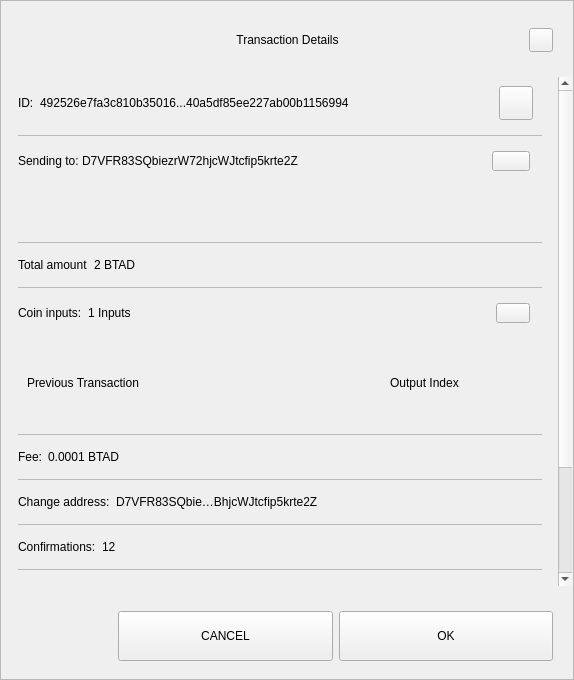
<?xml version="1.0" encoding="UTF-8"?>
<ui version="4.0">
 <class>TxDetailDialog</class>
 <widget class="QWidget" name="TxDetailDialog">
  <property name="geometry">
   <rect>
    <x>0</x>
    <y>0</y>
    <width>574</width>
    <height>680</height>
   </rect>
  </property>
  <property name="sizePolicy">
   <sizepolicy hsizetype="Preferred" vsizetype="Expanding">
    <horstretch>0</horstretch>
    <verstretch>0</verstretch>
   </sizepolicy>
  </property>
  <property name="minimumSize">
   <size>
    <width>574</width>
    <height>500</height>
   </size>
  </property>
  <property name="windowTitle">
   <string>Form</string>
  </property>
  <property name="styleSheet">
   <string notr="true"/>
  </property>
  <layout class="QVBoxLayout" name="verticalLayout_3">
   <property name="spacing">
    <number>0</number>
   </property>
   <property name="leftMargin">
    <number>0</number>
   </property>
   <property name="topMargin">
    <number>0</number>
   </property>
   <property name="rightMargin">
    <number>0</number>
   </property>
   <property name="bottomMargin">
    <number>0</number>
   </property>
   <item>
    <widget class="QFrame" name="frame">
     <property name="sizePolicy">
      <sizepolicy hsizetype="Preferred" vsizetype="Expanding">
       <horstretch>0</horstretch>
       <verstretch>0</verstretch>
      </sizepolicy>
     </property>
     <property name="styleSheet">
      <string notr="true"/>
     </property>
     <property name="frameShape">
      <enum>QFrame::StyledPanel</enum>
     </property>
     <property name="frameShadow">
      <enum>QFrame::Raised</enum>
     </property>
     <layout class="QVBoxLayout" name="verticalLayout">
      <property name="leftMargin">
       <number>0</number>
      </property>
      <property name="rightMargin">
       <number>0</number>
      </property>
      <item>
       <layout class="QHBoxLayout" name="horizontalLayout_3">
        <property name="spacing">
         <number>0</number>
        </property>
        <property name="leftMargin">
         <number>20</number>
        </property>
        <property name="topMargin">
         <number>10</number>
        </property>
        <property name="rightMargin">
         <number>20</number>
        </property>
        <item>
         <spacer name="horizontalSpacer_1">
          <property name="orientation">
           <enum>Qt::Horizontal</enum>
          </property>
          <property name="sizeHint" stdset="0">
           <size>
            <width>40</width>
            <height>20</height>
           </size>
          </property>
         </spacer>
        </item>
        <item>
         <widget class="QLabel" name="labelTitle">
          <property name="minimumSize">
           <size>
            <width>0</width>
            <height>40</height>
           </size>
          </property>
          <property name="maximumSize">
           <size>
            <width>16777215</width>
            <height>40</height>
           </size>
          </property>
          <property name="styleSheet">
           <string notr="true">padding-left:24px;</string>
          </property>
          <property name="text">
           <string>Transaction Details</string>
          </property>
          <property name="alignment">
           <set>Qt::AlignCenter</set>
          </property>
          <property name="margin">
           <number>7</number>
          </property>
         </widget>
        </item>
        <item>
         <spacer name="horizontalSpacer_2">
          <property name="orientation">
           <enum>Qt::Horizontal</enum>
          </property>
          <property name="sizeHint" stdset="0">
           <size>
            <width>40</width>
            <height>20</height>
           </size>
          </property>
         </spacer>
        </item>
        <item>
         <widget class="QPushButton" name="btnEsc">
          <property name="minimumSize">
           <size>
            <width>24</width>
            <height>24</height>
           </size>
          </property>
          <property name="maximumSize">
           <size>
            <width>24</width>
            <height>24</height>
           </size>
          </property>
          <property name="focusPolicy">
           <enum>Qt::NoFocus</enum>
          </property>
          <property name="text">
           <string/>
          </property>
         </widget>
        </item>
       </layout>
      </item>
      <item>
       <spacer name="verticalSpacer">
        <property name="orientation">
         <enum>Qt::Vertical</enum>
        </property>
        <property name="sizeType">
         <enum>QSizePolicy::Fixed</enum>
        </property>
        <property name="sizeHint" stdset="0">
         <size>
          <width>20</width>
          <height>10</height>
         </size>
        </property>
       </spacer>
      </item>
      <item>
       <widget class="QWidget" name="layoutScroll" native="true">
        <property name="minimumSize">
         <size>
          <width>0</width>
          <height>0</height>
         </size>
        </property>
        <layout class="QVBoxLayout" name="verticalLayout_4">
         <property name="leftMargin">
          <number>0</number>
         </property>
         <property name="topMargin">
          <number>0</number>
         </property>
         <property name="rightMargin">
          <number>0</number>
         </property>
         <item>
          <widget class="QScrollArea" name="scrollArea">
           <property name="styleSheet">
            <string notr="true">#scrollArea {
background:transparent;
}</string>
           </property>
           <property name="horizontalScrollBarPolicy">
            <enum>Qt::ScrollBarAlwaysOff</enum>
           </property>
           <property name="sizeAdjustPolicy">
            <enum>QAbstractScrollArea::AdjustIgnored</enum>
           </property>
           <property name="widgetResizable">
            <bool>true</bool>
           </property>
           <property name="alignment">
            <set>Qt::AlignLeading|Qt::AlignLeft|Qt::AlignTop</set>
           </property>
           <widget class="QWidget" name="scrollAreaWidgetContents">
            <property name="geometry">
             <rect>
              <x>0</x>
              <y>0</y>
              <width>556</width>
              <height>672</height>
             </rect>
            </property>
            <property name="autoFillBackground">
             <bool>false</bool>
            </property>
            <property name="styleSheet">
             <string notr="true">#scrollAreaWidgetContents {
background:transparent;
}</string>
            </property>
            <layout class="QVBoxLayout" name="verticalLayout_7">
             <property name="spacing">
              <number>0</number>
             </property>
             <property name="sizeConstraint">
              <enum>QLayout::SetDefaultConstraint</enum>
             </property>
             <property name="leftMargin">
              <number>0</number>
             </property>
             <property name="topMargin">
              <number>0</number>
             </property>
             <property name="rightMargin">
              <number>0</number>
             </property>
             <property name="bottomMargin">
              <number>0</number>
             </property>
             <item>
              <widget class="QWidget" name="content" native="true">
               <layout class="QVBoxLayout" name="verticalLayout_2">
                <property name="leftMargin">
                 <number>16</number>
                </property>
                <property name="topMargin">
                 <number>0</number>
                </property>
                <property name="rightMargin">
                 <number>16</number>
                </property>
                <item>
                 <widget class="QWidget" name="contentID" native="true">
                  <layout class="QHBoxLayout" name="horizontalLayout_12" stretch="0,1,0">
                   <property name="leftMargin">
                    <number>0</number>
                   </property>
                   <item>
                    <widget class="QLabel" name="labelId">
                     <property name="maximumSize">
                      <size>
                       <width>16777215</width>
                       <height>16777215</height>
                      </size>
                     </property>
                     <property name="text">
                      <string>ID:</string>
                     </property>
                    </widget>
                   </item>
                   <item>
                    <widget class="QLabel" name="textId">
                     <property name="text">
                      <string>492526e7fa3c810b35016...40a5df85ee227ab00b1156994</string>
                     </property>
                    </widget>
                   </item>
                   <item>
                    <widget class="QPushButton" name="pushCopy">
                     <property name="minimumSize">
                      <size>
                       <width>34</width>
                       <height>34</height>
                      </size>
                     </property>
                     <property name="maximumSize">
                      <size>
                       <width>34</width>
                       <height>34</height>
                      </size>
                     </property>
                     <property name="focusPolicy">
                      <enum>Qt::NoFocus</enum>
                     </property>
                     <property name="text">
                      <string/>
                     </property>
                     <property name="iconSize">
                      <size>
                       <width>24</width>
                       <height>24</height>
                      </size>
                     </property>
                    </widget>
                   </item>
                  </layout>
                 </widget>
                </item>
                <item>
                 <widget class="QLabel" name="labelDivider9">
                  <property name="maximumSize">
                   <size>
                    <width>16777215</width>
                    <height>1</height>
                   </size>
                  </property>
                  <property name="styleSheet">
                   <string notr="true">background-color:#bababa;</string>
                  </property>
                  <property name="text">
                   <string/>
                  </property>
                 </widget>
                </item>
                <item>
                 <widget class="QWidget" name="contentOutputs" native="true">
                  <layout class="QHBoxLayout" name="horizontalLayout_11" stretch="0,3,0">
                   <property name="spacing">
                    <number>0</number>
                   </property>
                   <property name="leftMargin">
                    <number>0</number>
                   </property>
                   <property name="rightMargin">
                    <number>12</number>
                   </property>
                   <item>
                    <widget class="QLabel" name="labelSend">
                     <property name="maximumSize">
                      <size>
                       <width>16777215</width>
                       <height>16777215</height>
                      </size>
                     </property>
                     <property name="text">
                      <string>Sending to: </string>
                     </property>
                    </widget>
                   </item>
                   <item>
                    <widget class="QLabel" name="textSend">
                     <property name="text">
                      <string>D7VFR83SQbiezrW72hjcWJtcfip5krte2Z </string>
                     </property>
                    </widget>
                   </item>
                   <item>
                    <widget class="QPushButton" name="pushOutputs">
                     <property name="minimumSize">
                      <size>
                       <width>34</width>
                       <height>20</height>
                      </size>
                     </property>
                     <property name="maximumSize">
                      <size>
                       <width>38</width>
                       <height>20</height>
                      </size>
                     </property>
                     <property name="focusPolicy">
                      <enum>Qt::NoFocus</enum>
                     </property>
                     <property name="styleSheet">
                      <string notr="true"/>
                     </property>
                     <property name="text">
                      <string/>
                     </property>
                    </widget>
                   </item>
                  </layout>
                 </widget>
                </item>
                <item>
                 <widget class="QScrollArea" name="outputsScrollArea">
                  <property name="minimumSize">
                   <size>
                    <width>0</width>
                    <height>50</height>
                   </size>
                  </property>
                  <property name="styleSheet">
                   <string notr="true">#outputsScrollArea {
background:transparent;
}</string>
                  </property>
                  <property name="widgetResizable">
                   <bool>true</bool>
                  </property>
                  <widget class="QWidget" name="container_outputs_base">
                   <property name="geometry">
                    <rect>
                     <x>0</x>
                     <y>0</y>
                     <width>522</width>
                     <height>48</height>
                    </rect>
                   </property>
                   <property name="styleSheet">
                    <string notr="true">#container_outputs_base {
background:transparent;
}</string>
                   </property>
                  </widget>
                 </widget>
                </item>
                <item>
                 <widget class="QLabel" name="labelDivider8">
                  <property name="maximumSize">
                   <size>
                    <width>16777215</width>
                    <height>1</height>
                   </size>
                  </property>
                  <property name="styleSheet">
                   <string notr="true">background-color:#bababa;</string>
                  </property>
                  <property name="text">
                   <string/>
                  </property>
                 </widget>
                </item>
                <item>
                 <widget class="QWidget" name="contentAmount" native="true">
                  <layout class="QHBoxLayout" name="horizontalLayout_4" stretch="0,1">
                   <property name="leftMargin">
                    <number>0</number>
                   </property>
                   <item>
                    <widget class="QLabel" name="labelAmount">
                     <property name="maximumSize">
                      <size>
                       <width>16777215</width>
                       <height>16777215</height>
                      </size>
                     </property>
                     <property name="text">
                      <string>Total amount</string>
                     </property>
                    </widget>
                   </item>
                   <item>
                    <widget class="QLabel" name="textAmount">
                     <property name="text">
                      <string>2 BTAD</string>
                     </property>
                    </widget>
                   </item>
                  </layout>
                 </widget>
                </item>
                <item>
                 <widget class="QLabel" name="labelDivider6">
                  <property name="maximumSize">
                   <size>
                    <width>16777215</width>
                    <height>1</height>
                   </size>
                  </property>
                  <property name="styleSheet">
                   <string notr="true">background-color:#bababa;</string>
                  </property>
                  <property name="text">
                   <string/>
                  </property>
                 </widget>
                </item>
                <item>
                 <widget class="QWidget" name="contentInputs" native="true">
                  <layout class="QHBoxLayout" name="horizontalLayout" stretch="0,2,0">
                   <property name="leftMargin">
                    <number>0</number>
                   </property>
                   <property name="rightMargin">
                    <number>12</number>
                   </property>
                   <item>
                    <widget class="QLabel" name="labelInputs">
                     <property name="sizePolicy">
                      <sizepolicy hsizetype="Minimum" vsizetype="Preferred">
                       <horstretch>0</horstretch>
                       <verstretch>0</verstretch>
                      </sizepolicy>
                     </property>
                     <property name="maximumSize">
                      <size>
                       <width>16777215</width>
                       <height>16777215</height>
                      </size>
                     </property>
                     <property name="text">
                      <string>Coin inputs:</string>
                     </property>
                    </widget>
                   </item>
                   <item>
                    <widget class="QLabel" name="textInputs">
                     <property name="text">
                      <string>1 Inputs</string>
                     </property>
                    </widget>
                   </item>
                   <item>
                    <widget class="QPushButton" name="pushInputs">
                     <property name="maximumSize">
                      <size>
                       <width>34</width>
                       <height>20</height>
                      </size>
                     </property>
                     <property name="focusPolicy">
                      <enum>Qt::NoFocus</enum>
                     </property>
                     <property name="styleSheet">
                      <string notr="true"/>
                     </property>
                     <property name="text">
                      <string/>
                     </property>
                    </widget>
                   </item>
                  </layout>
                 </widget>
                </item>
                <item>
                 <widget class="QFrame" name="gridInputs">
                  <property name="sizePolicy">
                   <sizepolicy hsizetype="Preferred" vsizetype="MinimumExpanding">
                    <horstretch>0</horstretch>
                    <verstretch>0</verstretch>
                   </sizepolicy>
                  </property>
                  <property name="minimumSize">
                   <size>
                    <width>0</width>
                    <height>90</height>
                   </size>
                  </property>
                  <layout class="QGridLayout" name="gridLayoutInput" columnstretch="5,2" rowminimumheight="0">
                   <property name="sizeConstraint">
                    <enum>QLayout::SetMaximumSize</enum>
                   </property>
                   <property name="verticalSpacing">
                    <number>0</number>
                   </property>
                   <item row="0" column="0" alignment="Qt::AlignLeft">
                    <widget class="QLabel" name="labelTitlePrevTx">
                     <property name="text">
                      <string>Previous Transaction</string>
                     </property>
                    </widget>
                   </item>
                   <item row="0" column="1" alignment="Qt::AlignLeft">
                    <widget class="QLabel" name="labelOutputIndex">
                     <property name="text">
                      <string>Output Index</string>
                     </property>
                     <property name="alignment">
                      <set>Qt::AlignCenter</set>
                     </property>
                    </widget>
                   </item>
                  </layout>
                 </widget>
                </item>
                <item>
                 <widget class="QLabel" name="labelDivider1">
                  <property name="maximumSize">
                   <size>
                    <width>16777215</width>
                    <height>1</height>
                   </size>
                  </property>
                  <property name="styleSheet">
                   <string notr="true">background-color:#bababa;</string>
                  </property>
                  <property name="text">
                   <string/>
                  </property>
                 </widget>
                </item>
                <item>
                 <widget class="QWidget" name="contentFee" native="true">
                  <layout class="QHBoxLayout" name="horizontalLayout_7" stretch="0,1">
                   <property name="leftMargin">
                    <number>0</number>
                   </property>
                   <item>
                    <widget class="QLabel" name="labelFee">
                     <property name="maximumSize">
                      <size>
                       <width>16777215</width>
                       <height>16777215</height>
                      </size>
                     </property>
                     <property name="text">
                      <string>Fee:</string>
                     </property>
                    </widget>
                   </item>
                   <item>
                    <widget class="QLabel" name="textFee">
                     <property name="text">
                      <string>0.0001 BTAD</string>
                     </property>
                    </widget>
                   </item>
                  </layout>
                 </widget>
                </item>
                <item>
                 <widget class="QLabel" name="labelDivider2">
                  <property name="maximumSize">
                   <size>
                    <width>16777215</width>
                    <height>1</height>
                   </size>
                  </property>
                  <property name="styleSheet">
                   <string notr="true">background-color:#bababa;</string>
                  </property>
                  <property name="text">
                   <string/>
                  </property>
                 </widget>
                </item>
                <item>
                 <widget class="QWidget" name="contentChangeAddress" native="true">
                  <layout class="QHBoxLayout" name="horizontalLayout_6" stretch="0,1">
                   <property name="leftMargin">
                    <number>0</number>
                   </property>
                   <item>
                    <widget class="QLabel" name="labelChange">
                     <property name="maximumSize">
                      <size>
                       <width>16777215</width>
                       <height>16777215</height>
                      </size>
                     </property>
                     <property name="text">
                      <string>Change address:</string>
                     </property>
                    </widget>
                   </item>
                   <item>
                    <widget class="QLabel" name="textChange">
                     <property name="text">
                      <string>D7VFR83SQbie…BhjcWJtcfip5krte2Z </string>
                     </property>
                    </widget>
                   </item>
                  </layout>
                 </widget>
                </item>
                <item>
                 <widget class="QLabel" name="labelDivider4">
                  <property name="maximumSize">
                   <size>
                    <width>16777215</width>
                    <height>1</height>
                   </size>
                  </property>
                  <property name="styleSheet">
                   <string notr="true">background-color:#bababa;</string>
                  </property>
                  <property name="text">
                   <string/>
                  </property>
                 </widget>
                </item>
                <item>
                 <widget class="QWidget" name="contentConfirmations" native="true">
                  <layout class="QHBoxLayout" name="horizontalLayout_8" stretch="0,1">
                   <property name="leftMargin">
                    <number>0</number>
                   </property>
                   <item>
                    <widget class="QLabel" name="labelConfirmations">
                     <property name="maximumSize">
                      <size>
                       <width>16777215</width>
                       <height>16777215</height>
                      </size>
                     </property>
                     <property name="text">
                      <string>Confirmations:</string>
                     </property>
                    </widget>
                   </item>
                   <item>
                    <widget class="QLabel" name="textConfirmations">
                     <property name="text">
                      <string>12</string>
                     </property>
                    </widget>
                   </item>
                  </layout>
                 </widget>
                </item>
                <item>
                 <widget class="QLabel" name="labelDivider7">
                  <property name="maximumSize">
                   <size>
                    <width>16777215</width>
                    <height>1</height>
                   </size>
                  </property>
                  <property name="styleSheet">
                   <string notr="true">background-color:#bababa;</string>
                  </property>
                  <property name="text">
                   <string/>
                  </property>
                 </widget>
                </item>
                <item>
                 <widget class="QWidget" name="contentSize" native="true">
                  <layout class="QHBoxLayout" name="horizontalLayout_9" stretch="0,1">
                   <property name="leftMargin">
                    <number>0</number>
                   </property>
                   <item>
                    <widget class="QLabel" name="labelSize">
                     <property name="maximumSize">
                      <size>
                       <width>16777215</width>
                       <height>16777215</height>
                      </size>
                     </property>
                     <property name="text">
                      <string>Size:</string>
                     </property>
                    </widget>
                   </item>
                   <item>
                    <widget class="QLabel" name="textSize">
                     <property name="text">
                      <string>2 kB</string>
                     </property>
                    </widget>
                   </item>
                  </layout>
                 </widget>
                </item>
                <item>
                 <widget class="QLabel" name="labelDivider3">
                  <property name="maximumSize">
                   <size>
                    <width>16777215</width>
                    <height>1</height>
                   </size>
                  </property>
                  <property name="styleSheet">
                   <string notr="true">background-color:#bababa;</string>
                  </property>
                  <property name="text">
                   <string/>
                  </property>
                 </widget>
                </item>
                <item>
                 <widget class="QWidget" name="contentDate" native="true">
                  <layout class="QHBoxLayout" name="horizontalLayout_5" stretch="0,1">
                   <property name="leftMargin">
                    <number>0</number>
                   </property>
                   <item>
                    <widget class="QLabel" name="labelDate">
                     <property name="maximumSize">
                      <size>
                       <width>16777215</width>
                       <height>16777215</height>
                      </size>
                     </property>
                     <property name="text">
                      <string>Date:</string>
                     </property>
                    </widget>
                   </item>
                   <item>
                    <widget class="QLabel" name="textDate">
                     <property name="text">
                      <string>May 25, 2017</string>
                     </property>
                    </widget>
                   </item>
                  </layout>
                 </widget>
                </item>
                <item>
                 <widget class="QLabel" name="labelDivider5">
                  <property name="maximumSize">
                   <size>
                    <width>16777215</width>
                    <height>1</height>
                   </size>
                  </property>
                  <property name="styleSheet">
                   <string notr="true">background-color:#bababa;</string>
                  </property>
                  <property name="text">
                   <string/>
                  </property>
                 </widget>
                </item>
                <item>
                 <widget class="QWidget" name="contentStatus" native="true">
                  <layout class="QHBoxLayout" name="horizontalLayout_10" stretch="0,1">
                   <property name="leftMargin">
                    <number>0</number>
                   </property>
                   <item>
                    <widget class="QLabel" name="labelStatus">
                     <property name="maximumSize">
                      <size>
                       <width>16777215</width>
                       <height>16777215</height>
                      </size>
                     </property>
                     <property name="text">
                      <string>Status:</string>
                     </property>
                    </widget>
                   </item>
                   <item>
                    <widget class="QLabel" name="textStatus">
                     <property name="text">
                      <string>Spendable</string>
                     </property>
                    </widget>
                   </item>
                  </layout>
                 </widget>
                </item>
                <item>
                 <spacer name="verticalSpacer_2">
                  <property name="orientation">
                   <enum>Qt::Vertical</enum>
                  </property>
                  <property name="sizeType">
                   <enum>QSizePolicy::Expanding</enum>
                  </property>
                  <property name="sizeHint" stdset="0">
                   <size>
                    <width>20</width>
                    <height>10</height>
                   </size>
                  </property>
                 </spacer>
                </item>
                <item>
                 <widget class="QLabel" name="labelWarning">
                  <property name="text">
                   <string>TextLabel</string>
                  </property>
                  <property name="alignment">
                   <set>Qt::AlignCenter</set>
                  </property>
                 </widget>
                </item>
               </layout>
              </widget>
             </item>
            </layout>
           </widget>
          </widget>
         </item>
        </layout>
       </widget>
      </item>
      <item>
       <widget class="QWidget" name="containerButtons" native="true">
        <layout class="QHBoxLayout" name="horizontalLayout1" stretch="1,2,2">
         <property name="leftMargin">
          <number>10</number>
         </property>
         <property name="rightMargin">
          <number>20</number>
         </property>
         <item>
          <spacer name="horizontalSpacer_3">
           <property name="orientation">
            <enum>Qt::Horizontal</enum>
           </property>
           <property name="sizeHint" stdset="0">
            <size>
             <width>40</width>
             <height>20</height>
            </size>
           </property>
          </spacer>
         </item>
         <item>
          <widget class="QPushButton" name="btnCancel">
           <property name="minimumSize">
            <size>
             <width>200</width>
             <height>50</height>
            </size>
           </property>
           <property name="focusPolicy">
            <enum>Qt::NoFocus</enum>
           </property>
           <property name="text">
            <string>CANCEL</string>
           </property>
          </widget>
         </item>
         <item>
          <widget class="QPushButton" name="btnSave">
           <property name="minimumSize">
            <size>
             <width>200</width>
             <height>50</height>
            </size>
           </property>
           <property name="focusPolicy">
            <enum>Qt::NoFocus</enum>
           </property>
           <property name="text">
            <string>OK</string>
           </property>
          </widget>
         </item>
        </layout>
       </widget>
      </item>
     </layout>
    </widget>
   </item>
  </layout>
 </widget>
 <resources/>
 <connections/>
</ui>
